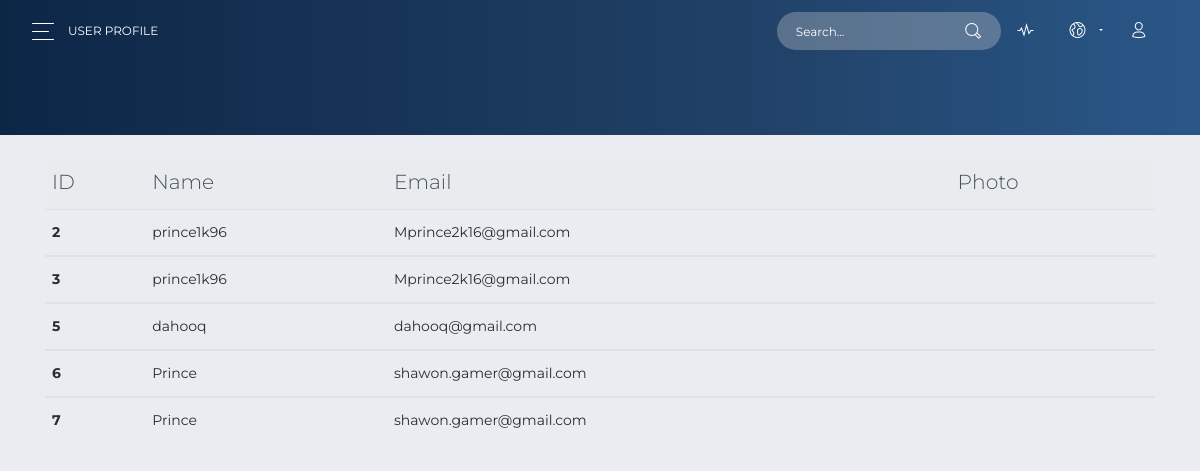
The page /user_view.php on the database its author committed.
### tables this page shows
CREATE TABLE `innova_registration` (
  `id` int(11) NOT NULL,
  `name` varchar(50) NOT NULL,
  `email` varchar(50) NOT NULL,
  `phone` varchar(11) NOT NULL,
  `password` varchar(50) NOT NULL,
  `dob` date NOT NULL
);

### user_view.php (the view)
<?php
require 'dashboard/dash_header.php';
?>
<?php
$select_query	=	"SELECT * FROM innova_registration";
$return_db	=	mysqli_query($db_connection,$select_query);
?>
      <div class="panel-header panel-header-sm">
      </div>
      <div class="content">
<div class="container" style="margin:50px 0 0 0";>
	<div class="row">
		<div class="col-md-12">
	<table class="table">
  <thead class="thead-light">
    <tr>
      <th scope="col">ID</th>
      <th scope="col">Name</th>
      <th scope="col">Email</th>
      <th scope="col">Photo</th>
    </tr>
  </thead>
<?php foreach ($return_db as $value) {
 ?>
  <tbody>
    <tr>
      <th scope="row"><?php echo $value['id']; ?></th>
      <td><?php echo $value['name']; ?></td>
      <td><?php echo $value['email']; ?></td>
      <td><img src="uploads/<?php echo $value['photo']; ?>" alt="" width="100"></td>
    </tr>
  </tbody>
<?php } ?>
</table>
		</div>
	</div>
</div>
</div>
<?php
require 'dashboard/dash_footer.php';
?>

### rows shown on the page
innova_registration: id "2", name "prince1k96", email "Mprince2k16@gmail.com"
innova_registration: id "3", name "prince1k96", email "Mprince2k16@gmail.com"
innova_registration: id "5", name "dahooq", email "dahooq@gmail.com"
innova_registration: id "6", name "Prince", email "shawon.gamer@gmail.com"
innova_registration: id "7", name "Prince", email "shawon.gamer@gmail.com"
